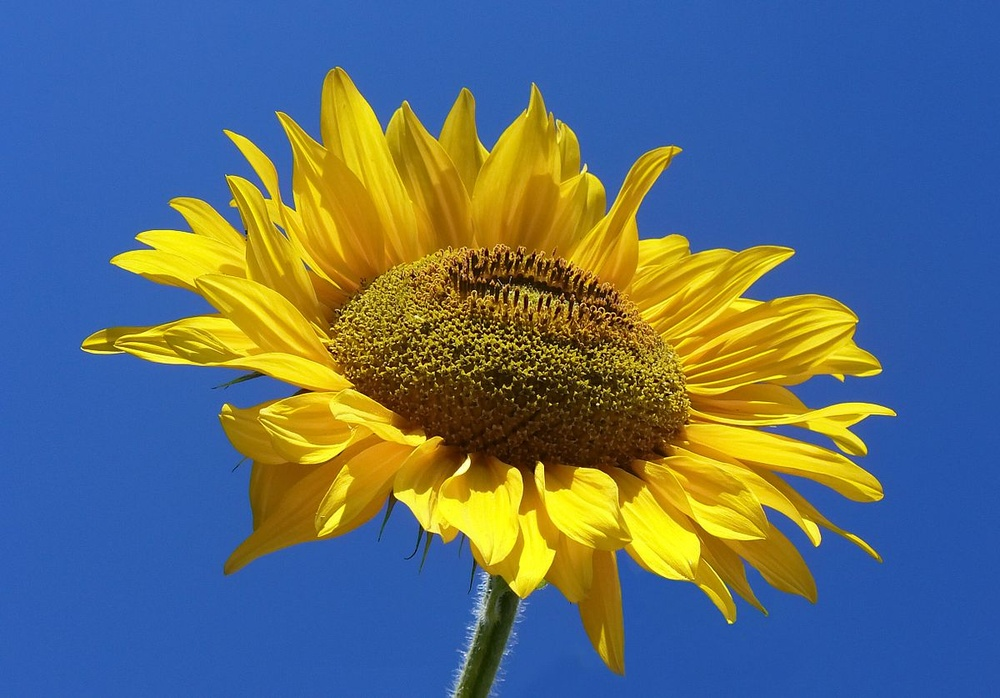
#> input picture 1200px-Sunflower_from_Silesia2.jpg, 1000 x 698 px, shrunk from 1200 x 837 before the run
$ python image-aug-pipeline.py
#> lines starting #> are read from the running program, lines starting #| are printed output that depends on the picture
'''Write a function to perform random image augmentations such as horizontal flips, small rotations (e.g., ±15°),
and brightness adjustments. The function should take an input image and return a new, randomly transformed image.
You can use libraries like OpenCV (cv2.flip, cv2.warpAffine for rotation) or PIL (ImageOps, etc.) to apply these transformations.
Ensure that each augmentation is applied with some probability or random magnitude to simulate how it is done during training.
This tests familiarity with common augmentation techniques to make models more generalizable.'''

import cv2
import numpy as np
import matplotlib.pyplot as plt

import random

def random_augmentation(image):

    random_mag = random.random()
    print(random_mag)
    if random_mag < 0.33:
        image = horizontal_flip(image)
    if 0.33 < random_mag < 0.66:
        image = rotate15to45(image)
    else:
        image = brightness(image)

    return image

def horizontal_flip(image):
    # DONE: Implement horizontal flip
    image = cv2.flip(image, 0)
    return image

def rotate15to45(image):
    # DONE: Random rotations
    # Find the image centre
    centre = (image.shape[1]//2, image.shape[0]//2)
    angle = random.randrange(15, 45)

    # Generate the rotation matrix
    rot_mat = cv2.getRotationMatrix2D(centre, angle, 1)
    image = cv2.warpAffine(image, rot_mat, (image.shape[1], image.shape[0]))
    return image

def brightness(image):
    # DONE: Implement Brightness Adjustments
    image = cv2.convertScaleAbs(image, alpha=1, beta=random.randrange(-100, 100))
    return image


if __name__ == "__main__":
    input_image = cv2.imread('1200px-Sunflower_from_Silesia2.jpg')
#> input_image is the input picture: shape (698, 1000, 3); mean B, G, R 117.7, 110.1, 93.2
    input_image = cv2.cvtColor(input_image, cv2.COLOR_BGR2RGB)
    augmented_image = random_augmentation(input_image)
#> in brightness, `image = cv2.convertScaleAbs(image, alpha=1, beta=random.randrange(-100..`:
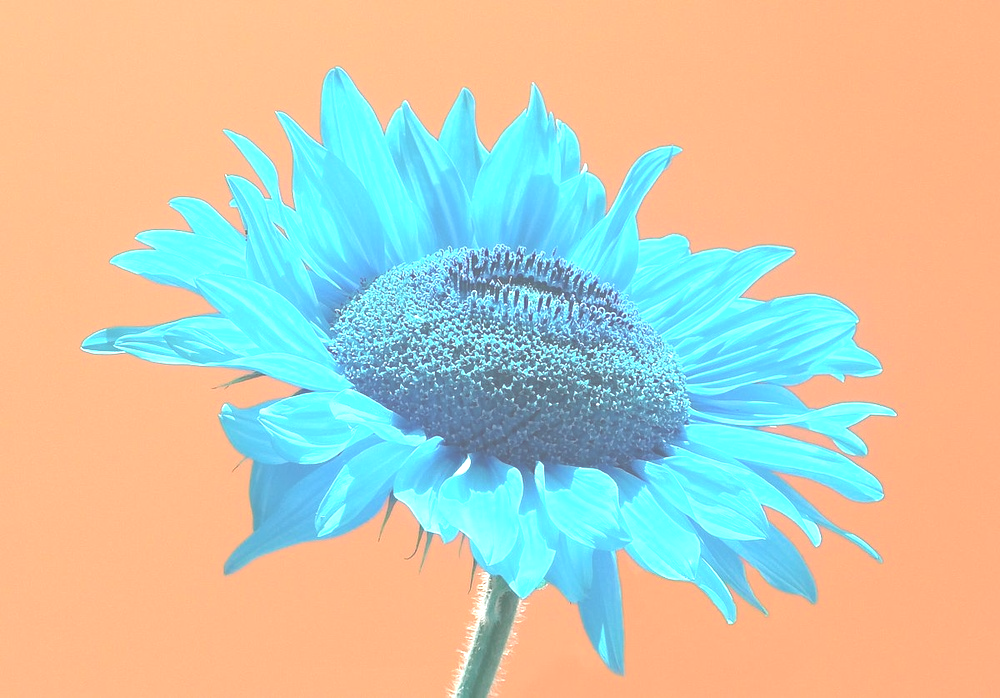
#> image: shape (698, 1000, 3); mean of channels 0, 1, 2 175.4, 198.1, 202.5; drawn as B, G, R

    # Display or save augmented_image as needed
    plt.figure(figsize=(10,5))
    plt.subplot(1, 2, 1)
    plt.imshow(input_image)
    plt.title('Input Image')

    plt.subplot(1, 2, 2)
    plt.imshow(augmented_image)
    plt.title('Augmented Image')
    plt.show()
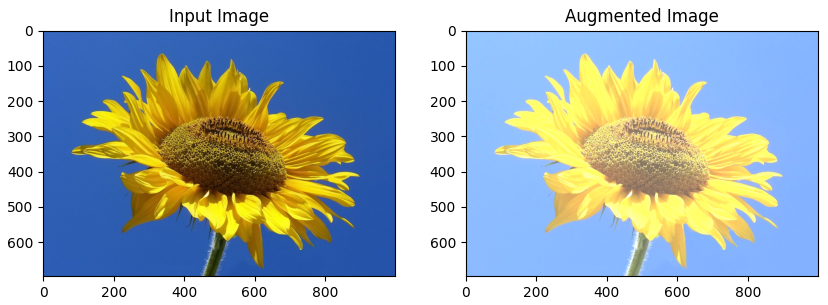
#> figure drawn by matplotlib, 2 panels
